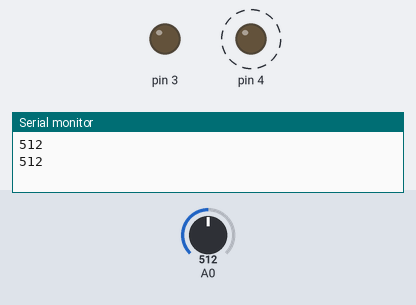
Simulated run of this sketch. Board: Arduino Uno, built with avr-gcc and run on an emulated ATmega328P. On the bench: output pins drawn as LEDs (lit = HIGH), the last lines printed to the serial monitor. Dashed ring = blinking. The inputs (shaded band) are chosen by the test bench; at power-on: A0 = 512.

Above: at 1.8 s.
1.9 s: A0 set to 775
At 2.6 s:
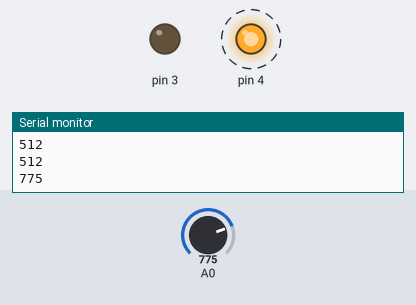
5.4 s: A0 set to 809
At 7.2 s:
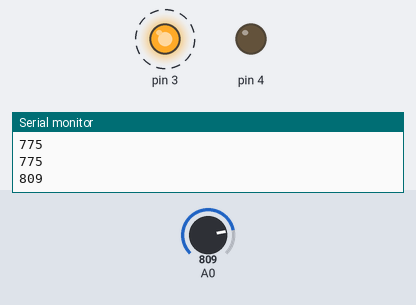
9.5 s: A0 set to 780
At 10.5 s:
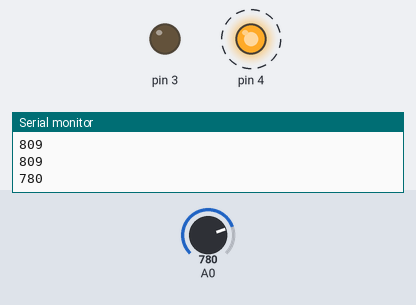
13.6 s: A0 set to 800
At 14.4 s:
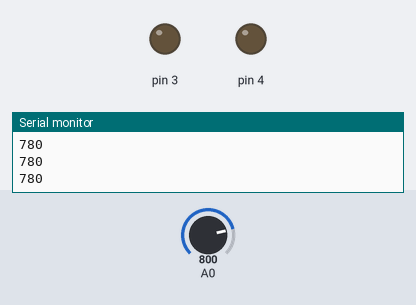
Timing chart, 0 to 18.7 s (numbered marks = the images above; inputs shaded):
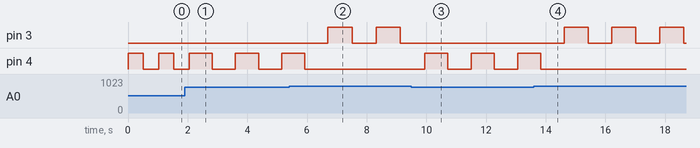

The sketch:

LDR_3.0__.ino
```cpp
void setup() {
  //Analog
  pinMode(A0, INPUT);

  //Digital
  pinMode(3, OUTPUT);
  pinMode(4, OUTPUT);

  Serial.begin(9600);
}

void loop() {
  int analogValue = analogRead(A0);
  Serial.println(analogValue);
  if(analogValue > 790){
    digitalWrite(4, LOW);
    digitalWrite(3, HIGH);
    delay(analogValue);
    digitalWrite(3, LOW);
    delay(analogValue);
  }
  else if(analogValue <= 790){
    digitalWrite(3, LOW);
    digitalWrite(4, HIGH);
    delay(analogValue);
    digitalWrite(4, LOW);
    delay(analogValue);
  }
}
```

Measured:
- the behaviour switches between 790 and 791 on A0 (found by bisection; images 1 and 2)
- after the input at 1.9 s, pin 4: alternates HIGH for 0.78 s and LOW for 0.78 s, starting after 0.92 s
- after the input at 5.4 s, pin 3: alternates HIGH for 0.81 s and LOW for 0.81 s, starting after 1.3 s; pin 4: goes on until 5.9 s, then stays LOW
- after the input at 9.5 s, pin 3: stops changing and stays LOW; pin 4: alternates HIGH for 0.78 s and LOW for 0.78 s, starting after 0.44 s
- after the input at 13.6 s, pin 3: alternates HIGH for 0.80 s and LOW for 0.80 s, starting after 1.0 s; pin 4: goes on until 13.8 s, then stays LOW
- by itself, pin 4: alternates HIGH for 0.51 s and LOW for 0.51 s
